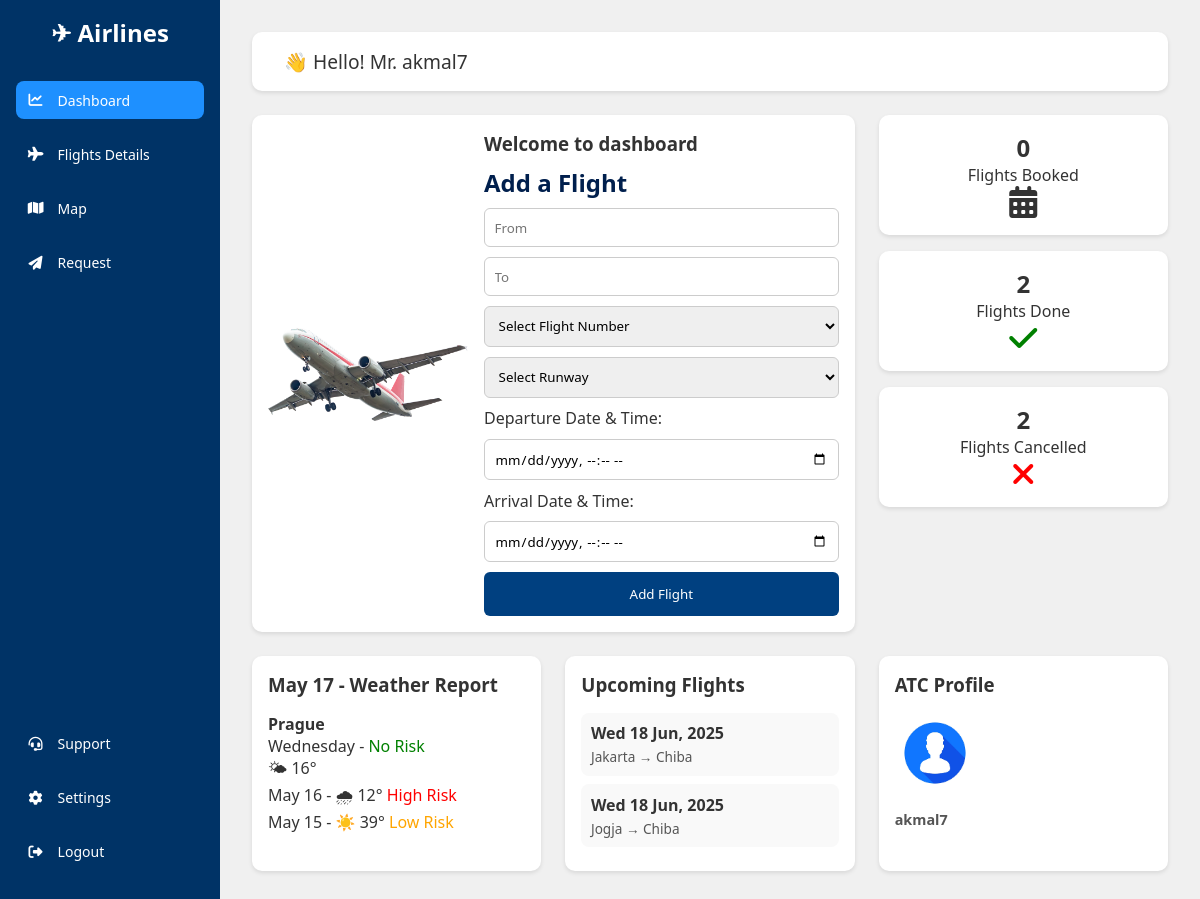
/atc/dashboard.php (signed in), run on the app's committed database.
### tables this page shows
CREATE TABLE `flight_requests` (
  `id` int(11) NOT NULL,
  `plane_id` int(11) NOT NULL,
  `requested_runway_id` int(11) NOT NULL,
  `request_time` datetime DEFAULT current_timestamp(),
  `status` enum('Requested','Accepted','Rejected') DEFAULT 'Requested',
  `response_time` datetime DEFAULT NULL,
  `handled_by` int(11) DEFAULT NULL,
  `departure_place` varchar(100) DEFAULT NULL,
  `destination` varchar(100) DEFAULT NULL,
  `departure_date` date DEFAULT NULL
);

### atc/dashboard.php (the view, shortened to what this page needs)
<?php
include '../koneksi.php';
$username = $_SESSION['username'];
?>
<!DOCTYPE html>
<html lang="en">
<head>
  <link rel="stylesheet" href="https://cdnjs.cloudflare.com/ajax/libs/font-awesome/6.5.0/css/all.min.css">
</head>
<body>
  <div class="sidebar">
    <h2>✈ Airlines</h2>
    <a href="dashboard.php" class="active"><i class="fas fa-chart-line"></i> Dashboard</a>
    <a href="flight.php"><i class="fas fa-plane"></i> Flights Details</a>
    <a href="map.php"><i class="fas fa-map"></i> Map</a>
    <a href="request.php"><i class="fas fa-paper-plane"></i> Request</a>
    <div style="flex:1"></div>
    <a href="support.php"><i class="fas fa-headset"></i> Support</a>
    <a href="atcprofile.php"><i class="fas fa-cog"></i> Settings</a>
    <a href="logout.php"><i class="fas fa-sign-out-alt"></i> Logout</a>
  </div>
  <div class="main">
    <div class="welcome">
      <span>👋 Hello! Mr. <?= htmlspecialchars($username) ?></span>
    </div>
    <div class="add-flight card">
      <img src="plane.png" alt="Pesawat">
      <form class="add-flight-form" action="submit_flight.php" method="post">
        <h3>Welcome to dashboard</h3>
        <h2 style="color:#001f4d;">Add a Flight</h2>
        <input type="text" name="from" placeholder="From" required>
        <input type="text" name="to" placeholder="To" required>
        <select name="flight_number" required>
          <option value="">Select Flight Number</option>
        </select>
        <select name="runway_id" required>
        <option value="" disabled selected>Select Runway</option>
  </select>
        <label for="departure">Departure Date & Time:</label>
        <input type="datetime-local" name="departure" id="departure" required>
        <label for="arrival">Arrival Date & Time:</label>
        <input type="datetime-local" name="arrival" id="arrival" required>
        <button type="submit">Add Flight</button>
      </form>
    </div>
    <?php
$counts = [
    'Requested' => 0,
    'Accepted' => 0,
    'Rejected' => 0,
];
$query = "SELECT status, COUNT(*) as total FROM flight_requests GROUP BY status";
$result = mysqli_query($koneksi, $query);
while ($row = mysqli_fetch_assoc($result)) {
    $status = $row['status'];
    $total = $row['total'];
    $counts[$status] = $total;
}
?>
    <div class="stats">
  <div class="stat">
    <h2><?= $counts['Requested'] ?></h2>
    <p>Flights Booked</p>
    <i class="fas fa-calendar-alt fa-2x"></i>
  </div>
  <div class="stat">
    <h2><?= $counts['Accepted'] ?></h2>
    <p>Flights Done</p>
    <i class="fas fa-check fa-2x" style="color:green;"></i>
  </div>
  <div class="stat">
    <h2><?= $counts['Rejected'] ?></h2>
    <p>Flights Cancelled</p>
    <i class="fas fa-times fa-2x" style="color:red;"></i>
  </div>
</div>
    <div class="weather card">
      <h3>May 17 - Weather Report</h3>
      <p><strong>Prague</strong></p>
      <p>Wednesday - <span style="color:green;">No Risk</span></p>
      <p>🌤 16°</p>
      <p>May 16 - 🌧 12° <span style="color:red;">High Risk</span></p>
      <p>May 15 - ☀️ 39° <span style="color:orange;">Low Risk</span></p>
    </div>
    <div class="flights card">
  <h3>Upcoming Flights</h3>
  <?php
    $query = $koneksi->query("SELECT departure_place, destination, departure_date FROM flight_requests WHERE status = 'Accepted' ORDER BY departure_date ASC LIMIT 5");
    if ($query->num_rows > 0) {
      while ($row = $query->fetch_assoc()) {
        $tanggal = date("D d M, Y", strtotime($row['departure_date']));
        echo '<div class="upcoming-flight">';
        echo '<strong>' . $tanggal . '</strong>';
        echo '<span>' . htmlspecialchars($row['departure_place']) . ' → ' . htmlspecialchars($row['destination']) . '</span>';
        echo '</div>';
      }
    } else {
      echo "<p>No upcoming flights.</p>";
    }
  ?>
</div>
    <div class="profile card">
      <h3>ATC Profile</h3>
      <img src="profile.png" alt="Profile">
      <p><strong><?= htmlspecialchars($username) ?></strong></p>
  </div>
</body>
</html>

### atc/dashboard.php (style rules this page uses)
* { margin: 0; padding: 0; box-sizing: border-box; font-family: 'Segoe UI', sans-serif; }
body { display: flex; min-height: 100vh; background-color: #f0f0f0; color: #333; }
.sidebar { width: 220px; background-color: #003366; display: flex; flex-direction: column; padding: 1rem; color: #fff; position: fixed; height: 100%; top: 0; left: 0; }
.sidebar h2 { color: #fff; margin-bottom: 2rem; text-align: center; }
.sidebar a { display: flex; align-items: center; gap: 0.75rem; color: #fff; text-decoration: none; padding: 0.6rem; border-radius: 8px; margin-bottom: 1rem; transition: background-color 0.3s; font-size: 14px; }
.sidebar a:hover, .sidebar a.active { background-color: #1e90ff; }
.sidebar i { width: 20px; text-align: center; }
.main { margin-left: 220px; padding: 2rem; width: calc(100% - 220px); display: grid; grid-template-columns: repeat(3, 1fr); gap: 1.5rem; background-color: #f0f0f0; }
.welcome { grid-column: span 3; background-color: #fff; padding: 1rem 2rem; border-radius: 10px; display: flex; align-items: center; justify-content: space-between; box-shadow: 0 2px 4px rgba(0,0,0,0.1); }
.welcome span { font-size: 1.2rem; }
.card { background-color: #fff; padding: 1rem; border-radius: 10px; box-shadow: 0 2px 4px rgba(0,0,0,0.1); }
.add-flight { grid-column: span 2; display: flex; gap: 1rem; align-items: center; }
.add-flight img { width: 200px; border-radius: 10px; }
.add-flight-form { flex: 1; display: flex; flex-direction: column; gap: 0.6rem; }
.add-flight-form input, .add-flight-form select { padding: 0.6rem; border: 1px solid #ccc; border-radius: 6px; }
.add-flight-form button { padding: 0.8rem; background-color: #004080; color: #fff; border: none; border-radius: 6px; cursor: pointer; transition: background-color 0.3s; }
.stats { display: flex; flex-direction: column; gap: 1rem; }
.stats .stat { background-color: #fff; padding: 1rem; border-radius: 10px; text-align: center; box-shadow: 0 2px 4px rgba(0,0,0,0.1); }
.weather, .flights, .profile { background-color: #fff; padding: 1rem; border-radius: 10px; box-shadow: 0 2px 4px rgba(0,0,0,0.1); }
.weather h3, .flights h3, .profile h3 { margin-bottom: 1rem; color: #333; }
.profile img { width: 80px; height: 80px; border-radius: 50%; margin-bottom: 0.5rem; }
.profile p { margin: 0.3rem 0; font-size: 0.9rem; color: #555; }
.upcoming-flight { background-color: #f9f9f9; padding: 0.6rem; border-radius: 8px; margin-bottom: 0.5rem; }
.upcoming-flight span { display: block; font-size: 0.85rem; margin-top: 0.2rem; color: #555; }

### data on the page
flight_requests: departure_date "Wed 18 Jun, 2025", departure_place "Jakarta", destination "Chiba"
flight_requests: departure_date "Wed 18 Jun, 2025", departure_place "Jogja", destination "Chiba"

### other printed values
$username "akmal7"
$counts['Requested'] "0"
$counts['Accepted'] "2"
$counts['Rejected'] "2"
